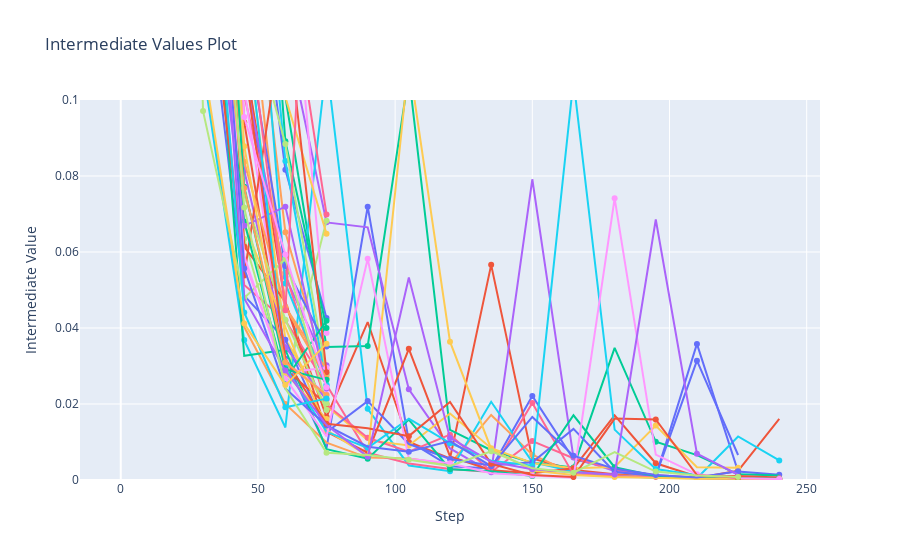

Notebook code cell kept with this figure:
### Code cell
fig = optuna.visualization.plot_intermediate_values(study_lambdas)

# Fix the visible y-range
fig.update_yaxes(range=[0.0, 0.1])

### Figure 1 — Plotly figure (JSON) as saved in the notebook; plotly's stock layout.template omitted (floating-point values rounded to 4 significant figures)
{"data": [{"marker": {"maxdisplayed": 10}, "mode": "lines+markers", "name": "Trial0", "type": "scatter", "x": [0, 15, 30, 45, 60, 75, 90, 105, 120, 135, 150, 165, 180, 195, 210, 225, 240], "y": [2.232, 0.5288, 0.1351, 0.1144, 0.0319, 0.008404, 0.07191, 0.01023, 0.00362, 0.003019, 0.02212, 0.005523, 0.00287, 0.001023, 0.03581, 0.002239, 0.001393]}, {"marker": {"maxdisplayed": 10}, "mode": "lines+markers", "name": "Trial1", "type": "scatter", "x": [0, 15, 30, 45, 60, 75, 90, 105, 120, 135, 150, 165, 180, 195, 210, 225, 240], "y": [2.058, 0.5475, 0.2318, 0.1116, 0.04667, 0.01663, 0.04157, 0.01001, 0.005694, 0.05662, 0.00564, 0.002649, 0.001508, 0.000883, 0.0005406, 0.002406, 0.01607]}, {"marker": {"maxdisplayed": 10}, "mode": "lines+markers", "name": "Trial2", "type": "scatter", "x": [0, 15, 30, 45, 60, 75, 90, 105, 120, 135, 150, 165, 180, 195, 210, 225, 240], "y": [2.219, 0.8205, 0.3774, 0.1797, 0.1008, 0.03502, 0.03527, 0.1067, 0.01319, 0.007835, 0.004536, 0.003322, 0.03477, 0.01006, 0.00654, 0.001491, 0.001154]}, {"marker": {"maxdisplayed": 10}, "mode": "lines+markers", "name": "Trial3", "type": "scatter", "x": [0, 15, 30, 45, 60, 75, 90, 105, 120, 135, 150, 165, 180, 195, 210, 225, 240], "y": [2.424, 0.517, 0.2489, 0.176, 0.1186, 0.0678, 0.06649, 0.02388, 0.008319, 0.002072, 0.07914, 0.005893, 0.002354, 0.001007, 0.0004589, 0.0003245, 0.000179]}, {"marker": {"maxdisplayed": 10}, "mode": "lines+markers", "name": "Trial4", "type": "scatter", "x": [0, 15, 30, 45, 60, 75, 90, 105, 120, 135, 150, 165, 180, 195, 210, 225, 240], "y": [2.336, 0.4805, 0.1087, 0.04024, 0.02003, 0.009843, 0.0059, 0.005629, 0.004145, 0.01713, 0.006673, 0.001655, 0.001176, 0.0008607, 0.0006808, 0.0005203, 0.000393]}, {"marker": {"maxdisplayed": 10}, "mode": "lines+markers", "name": "Trial5", "type": "scatter", "x": [0, 15, 30, 45, 60, 75, 90, 105, 120, 135, 150, 165, 180, 195, 210, 225, 240], "y": [3.275, 0.4878, 0.108, 0.03682, 0.01382, 0.1098, 0.01874, 0.003825, 0.002317, 0.02059, 0.004707, 0.002253, 0.001103, 0.0005642, 0.0004932, 0.01145, 0.005136]}, {"marker": {"maxdisplayed": 10}, "mode": "lines+markers", "name": "Trial6", "type": "scatter", "x": [0, 15, 30, 45, 60, 75, 90, 105, 120, 135, 150, 165, 180, 195, 210, 225, 240], "y": [2.908, 0.5875, 0.1601, 0.05129, 0.04196, 0.02505, 0.007149, 0.004351, 0.002893, 0.002086, 0.01023, 0.005713, 0.002809, 0.00124, 0.0006643, 0.0005696, 0.0004363]}, {"marker": {"maxdisplayed": 10}, "mode": "lines+markers", "name": "Trial7", "type": "scatter", "x": [0, 15, 30, 45, 60, 75], "y": [2.396, 0.6584, 0.2405, 0.06351, 0.02582, 0.0682]}, {"marker": {"maxdisplayed": 10}, "mode": "lines+markers", "name": "Trial8", "type": "scatter", "x": [0, 15, 30, 45, 60, 75], "y": [2.515, 0.6765, 0.4048, 0.1972, 0.1572, 0.03867]}, {"marker": {"maxdisplayed": 10}, "mode": "lines+markers", "name": "Trial9", "type": "scatter", "x": [0, 15, 30, 45, 60, 75, 90, 105, 120, 135, 150, 165, 180, 195, 210, 225], "y": [2.734, 0.6938, 0.3473, 0.1224, 0.03696, 0.01945, 0.01049, 0.009082, 0.0175, 0.008359, 0.004496, 0.003112, 0.003419, 0.01433, 0.003368, 0.003243]}, {"marker": {"maxdisplayed": 10}, "mode": "lines+markers", "name": "Trial10", "type": "scatter", "x": [0, 15, 30, 45, 60, 75], "y": [1.978, 0.728, 0.3692, 0.1658, 0.08162, 0.04261]}, {"marker": {"maxdisplayed": 10}, "mode": "lines+markers", "name": "Trial11", "type": "scatter", "x": [0, 15, 30, 45, 60, 75, 90, 105, 120, 135, 150, 165, 180, 195, 210, 225, 240], "y": [3.311, 0.6675, 0.2535, 0.06142, 0.04689, 0.01265, 0.007175, 0.03451, 0.006204, 0.002557, 0.001778, 0.003064, 0.017, 0.004405, 0.0009162, 0.001079, 0.0006796]}, {"marker": {"maxdisplayed": 10}, "mode": "lines+markers", "name": "Trial12", "type": "scatter", "x": [0, 15, 30, 45, 60, 75], "y": [3.661, 0.9422, 0.4569, 0.2356, 0.08911, 0.04001]}, {"marker": {"maxdisplayed": 10}, "mode": "lines+markers", "name": "Trial13", "type": "scatter", "x": [0, 15, 30, 45, 60, 75], "y": [2.499, 0.5659, 0.2538, 0.107, 0.05342, 0.03017]}, {"marker": {"maxdisplayed": 10}, "mode": "lines+markers", "name": "Trial14", "type": "scatter", "x": [0, 15, 30, 45, 60, 75], "y": [2.99, 0.6983, 0.3345, 0.1564, 0.06522, 0.02756]}, {"marker": {"maxdisplayed": 10}, "mode": "lines+markers", "name": "Trial15", "type": "scatter", "x": [0, 15, 30, 45, 60, 75], "y": [2.216, 0.8317, 0.3892, 0.1969, 0.08395, 0.02511]}, {"marker": {"maxdisplayed": 10}, "mode": "lines+markers", "name": "Trial16", "type": "scatter", "x": [0, 15, 30, 45, 60, 75, 90, 105, 120, 135, 150, 165, 180, 195, 210, 225, 240], "y": [2.345, 0.6863, 0.2371, 0.1012, 0.05452, 0.01981, 0.0111, 0.007427, 0.01192, 0.002226, 0.02029, 0.001413, 0.001081, 0.0008101, 0.0004541, 0.0002145, 0.0001759]}, {"marker": {"maxdisplayed": 10}, "mode": "lines+markers", "name": "Trial17", "type": "scatter", "x": [0, 15, 30, 45, 60, 75], "y": [3.039, 0.7433, 0.3427, 0.1285, 0.08841, 0.02786]}, {"marker": {"maxdisplayed": 10}, "mode": "lines+markers", "name": "Trial18", "type": "scatter", "x": [0, 15, 30, 45, 60, 75], "y": [2.905, 0.7324, 0.2711, 0.1032, 0.03124, 0.02262]}, {"marker": {"maxdisplayed": 10}, "mode": "lines+markers", "name": "Trial19", "type": "scatter", "x": [0, 15, 30, 45, 60, 75], "y": [1.761, 0.7059, 0.4361, 0.2585, 0.1007, 0.06478]}, {"marker": {"maxdisplayed": 10}, "mode": "lines+markers", "name": "Trial20", "type": "scatter", "x": [0, 15, 30, 45, 60, 75, 90, 105, 120, 135, 150, 165, 180, 195, 210, 225], "y": [1.598, 0.5488, 0.1406, 0.04853, 0.03692, 0.01257, 0.02076, 0.009469, 0.00551, 0.003836, 0.004667, 0.01345, 0.002105, 0.001088, 0.0314, 0.006575]}, {"marker": {"maxdisplayed": 10}, "mode": "lines+markers", "name": "Trial21", "type": "scatter", "x": [0, 15, 30, 45, 60, 75], "y": [3.146, 0.7114, 0.2825, 0.09414, 0.02899, 0.01998]}, {"marker": {"maxdisplayed": 10}, "mode": "lines+markers", "name": "Trial22", "type": "scatter", "x": [0, 15, 30, 45, 60, 75, 90, 105, 120, 135, 150, 165, 180, 195, 210, 225, 240], "y": [2.151, 0.4971, 0.1744, 0.03269, 0.03428, 0.008104, 0.005616, 0.01589, 0.002838, 0.002277, 0.001037, 0.01703, 0.003357, 0.001063, 0.0005277, 0.0003671, 0.0002964]}, {"marker": {"maxdisplayed": 10}, "mode": "lines+markers", "name": "Trial23", "type": "scatter", "x": [0, 15, 30, 45, 60, 75], "y": [3.966, 0.7287, 0.2187, 0.08145, 0.03496, 0.0211]}, {"marker": {"maxdisplayed": 10}, "mode": "lines+markers", "name": "Trial24", "type": "scatter", "x": [0, 15, 30, 45, 60, 75], "y": [3.398, 0.6655, 0.3345, 0.1422, 0.04549, 0.02901]}, {"marker": {"maxdisplayed": 10}, "mode": "lines+markers", "name": "Trial25", "type": "scatter", "x": [0, 15, 30, 45, 60, 75], "y": [3.721, 0.8214, 0.4057, 0.1846, 0.05169, 0.02483]}, {"marker": {"maxdisplayed": 10}, "mode": "lines+markers", "name": "Trial26", "type": "scatter", "x": [0, 15, 30, 45, 60, 75], "y": [3.976, 1.269, 0.6782, 0.4944, 0.2385, 0.121]}, {"marker": {"maxdisplayed": 10}, "mode": "lines+markers", "name": "Trial27", "type": "scatter", "x": [0, 15, 30, 45, 60, 75], "y": [1.985, 0.6341, 0.298, 0.07504, 0.04216, 0.01843]}, {"marker": {"maxdisplayed": 10}, "mode": "lines+markers", "name": "Trial28", "type": "scatter", "x": [0, 15, 30, 45, 60, 75], "y": [3.083, 0.5172, 0.222, 0.0576, 0.02827, 0.02956]}, {"marker": {"maxdisplayed": 10}, "mode": "lines+markers", "name": "Trial29", "type": "scatter", "x": [0, 15, 30, 45, 60, 75, 90, 105, 120, 135, 150, 165, 180, 195, 210, 225, 240], "y": [2.189, 0.5162, 0.1657, 0.06738, 0.04025, 0.01314, 0.006386, 0.1102, 0.03641, 0.008173, 0.002476, 0.001319, 0.0008134, 0.0005384, 0.0003334, 0.0003043, 0.0002119]}, {"marker": {"maxdisplayed": 10}, "mode": "lines+markers", "name": "Trial30", "type": "scatter", "x": [0, 15, 30, 45, 60, 75], "y": [2.841, 0.6661, 0.3087, 0.1213, 0.05633, 0.03513]}, {"marker": {"maxdisplayed": 10}, "mode": "lines+markers", "name": "Trial31", "type": "scatter", "x": [0, 15, 30, 45, 60, 75], "y": [2.206, 0.4497, 0.1459, 0.05379, 0.1253, 0.02833]}, {"marker": {"maxdisplayed": 10}, "mode": "lines+markers", "name": "Trial32", "type": "scatter", "x": [0, 15, 30, 45, 60, 75], "y": [1.896, 0.5872, 0.1657, 0.06799, 0.02651, 0.04192]}, {"marker": {"maxdisplayed": 10}, "mode": "lines+markers", "name": "Trial33", "type": "scatter", "x": [0, 15, 30, 45, 60, 75], "y": [1.624, 0.4747, 0.1541, 0.06688, 0.07194, 0.02405]}, {"marker": {"maxdisplayed": 10}, "mode": "lines+markers", "name": "Trial34", "type": "scatter", "x": [0, 15, 30, 45, 60, 75], "y": [2.3, 0.5523, 0.1814, 0.08372, 0.04545, 0.0268]}, {"marker": {"maxdisplayed": 10}, "mode": "lines+markers", "name": "Trial35", "type": "scatter", "x": [0, 15, 30, 45, 60, 75, 90, 105, 120, 135, 150, 165, 180, 195, 210, 225], "y": [2.804, 0.7092, 0.2135, 0.1258, 0.02962, 0.01268, 0.008461, 0.01612, 0.009675, 0.005094, 0.003771, 0.1052, 0.01326, 0.002895, 0.001258, 0.0006678]}, {"marker": {"maxdisplayed": 10}, "mode": "lines+markers", "name": "Trial36", "type": "scatter", "x": [0, 15, 30, 45, 60, 75], "y": [3.639, 0.887, 0.5335, 0.2797, 0.1398, 0.0699]}, {"marker": {"maxdisplayed": 10}, "mode": "lines+markers", "name": "Trial37", "type": "scatter", "x": [0, 15, 30, 45, 60, 75], "y": [2.023, 0.4408, 0.09708, 0.04789, 0.0582, 0.02011]}, {"marker": {"maxdisplayed": 10}, "mode": "lines+markers", "name": "Trial38", "type": "scatter", "x": [0, 15, 30, 45, 60, 75, 90, 105, 120, 135, 150, 165, 180, 195, 210, 225, 240], "y": [2.428, 0.6106, 0.1869, 0.05893, 0.02673, 0.0115, 0.05824, 0.005606, 0.004405, 0.00179, 0.001206, 0.000604, 0.07412, 0.006676, 0.001483, 0.0004791, 0.000248]}, {"marker": {"maxdisplayed": 10}, "mode": "lines+markers", "name": "Trial39", "type": "scatter", "x": [0, 15, 30, 45, 60, 75], "y": [2.474, 0.4396, 0.2618, 0.08783, 0.02827, 0.01603]}, {"marker": {"maxdisplayed": 10}, "mode": "lines+markers", "name": "Trial40", "type": "scatter", "x": [0, 15, 30, 45, 60, 75, 90, 105, 120, 135, 150, 165, 180, 195, 210, 225], "y": [2.087, 0.5169, 0.211, 0.05568, 0.02405, 0.01435, 0.008749, 0.007461, 0.01024, 0.003633, 0.01659, 0.006404, 0.002931, 0.001344, 0.0006378, 0.002333]}, {"marker": {"maxdisplayed": 10}, "mode": "lines+markers", "name": "Trial41", "type": "scatter", "x": [0, 15, 30, 45, 60, 75, 90, 105, 120, 135, 150, 165, 180, 195, 210, 225], "y": [1.689, 0.6039, 0.1863, 0.11, 0.03186, 0.0148, 0.01361, 0.01154, 0.02055, 0.004244, 0.001318, 0.0007646, 0.01616, 0.01592, 0.001283, 0.0005724]}, {"marker": {"maxdisplayed": 10}, "mode": "lines+markers", "name": "Trial42", "type": "scatter", "x": [0, 15, 30, 45, 60, 75], "y": [3.102, 0.6932, 0.2363, 0.07716, 0.02912, 0.02635]}, {"marker": {"maxdisplayed": 10}, "mode": "lines+markers", "name": "Trial43", "type": "scatter", "x": [0, 15, 30, 45, 60, 75, 90, 105, 120, 135, 150, 165, 180, 195, 210, 225], "y": [1.903, 0.5507, 0.2046, 0.04775, 0.0288, 0.01445, 0.006145, 0.05327, 0.01108, 0.004812, 0.002858, 0.002045, 0.001458, 0.06855, 0.006939, 0.001385]}, {"marker": {"maxdisplayed": 10}, "mode": "lines+markers", "name": "Trial44", "type": "scatter", "x": [0, 15, 30, 45, 60, 75], "y": [2.818, 0.5237, 0.1719, 0.07684, 0.03097, 0.0224]}, {"marker": {"maxdisplayed": 10}, "mode": "lines+markers", "name": "Trial45", "type": "scatter", "x": [0, 15, 30, 45, 60, 75], "y": [3.353, 0.6698, 0.175, 0.04409, 0.01914, 0.02142]}, {"marker": {"maxdisplayed": 10}, "mode": "lines+markers", "name": "Trial46", "type": "scatter", "x": [0, 15, 30, 45, 60, 75], "y": [3.044, 0.7524, 0.3767, 0.1288, 0.04465, 0.2487]}, {"marker": {"maxdisplayed": 10}, "mode": "lines+markers", "name": "Trial47", "type": "scatter", "x": [0, 15, 30, 45, 60, 75, 90, 105, 120, 135, 150, 165, 180, 195, 210, 225], "y": [2.36, 0.6133, 0.2017, 0.07172, 0.02414, 0.007181, 0.006596, 0.005336, 0.003724, 0.007536, 0.003074, 0.00192, 0.007355, 0.002212, 0.001214, 0.0008041]}, {"marker": {"maxdisplayed": 10}, "mode": "lines+markers", "name": "Trial48", "type": "scatter", "x": [0, 15, 30, 45, 60, 75], "y": [2.015, 0.6242, 0.2607, 0.09552, 0.05936, 0.02439]}, {"marker": {"maxdisplayed": 10}, "mode": "lines+markers", "name": "Trial49", "type": "scatter", "x": [0, 15, 30, 45, 60, 75], "y": [2.244, 0.5062, 0.1107, 0.04116, 0.02498, 0.03588]}], "layout": {"showlegend": false, "title": {"text": "Intermediate Values Plot"}, "xaxis": {"title": {"text": "Step"}}, "yaxis": {"range": [0, 0.1], "title": {"text": "Intermediate Value"}}}}
